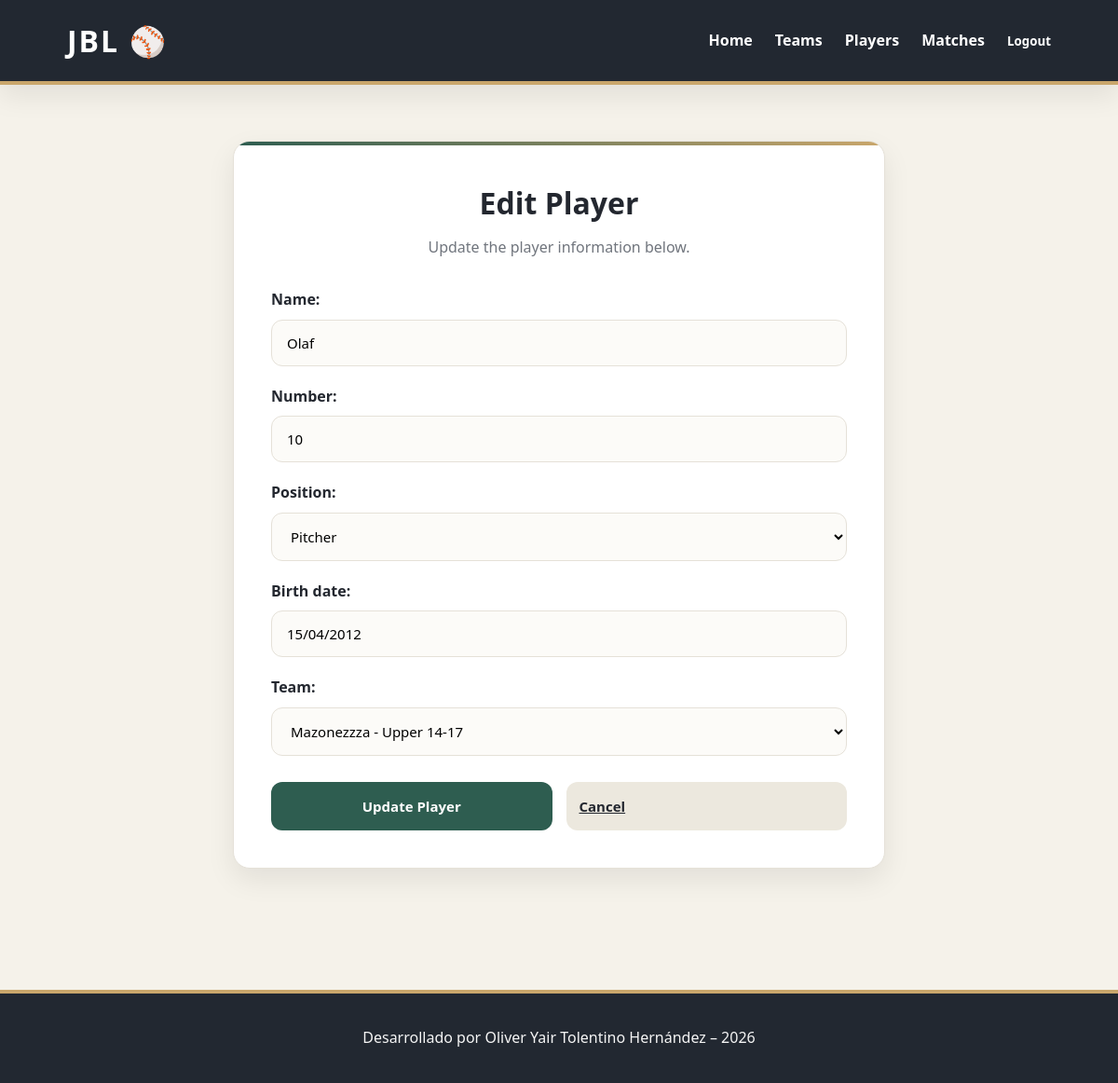
The page /league/players/edit/5/ (signed in) on the database its author committed.
### apps/league/models.py (models this page shows, shortened)
class Player(models.Model):
    POSITION_CHOICES = [
        ("PITCHER", "Pitcher"),
        ("CATCHER", "Catcher"),
        ("FIRST BASE", "First Base"),
        ("SECOND BASE", "Second Base"),
        ("THIRD BASE", "Third Base"),
        ("SHORTSTOP", "Shortstop"),
        ("LEFT FIELD", "Left Field"),
        ("CENTER FIELD", "Center Field"),
        ("RIGHT FIELD", "Right Field"),
    ]
    name = models.CharField(
        max_length=100
    )
    number = models.IntegerField()
    position = models.CharField(
        max_length=50,
        choices=POSITION_CHOICES
    )
    birth_date = models.DateField()
    team = models.ForeignKey(
        Team,
        on_delete=models.CASCADE
    )
    class Meta:
        unique_together = ("team", "number")

### apps/league/views.py (the view)
# urls.py: path("players/edit/<int:pk>/", views.PlayerUpdateView.as_view(), name="player_update"),
class PlayerUpdateView(LoginRequiredMixin, UpdateView):
    model = Player
    fields = ["name", "number", "position", "birth_date", "team"]
    template_name = "league/player_form.html"
    success_url = reverse_lazy("player_list")
    def dispatch(self, request, *args, **kwargs):
        player = self.get_object()
        if request.user.is_superuser:
            return super().dispatch(request, *args, **kwargs)
        if request.user.is_staff and player.team.owner == request.user:
            return super().dispatch(request, *args, **kwargs)
        raise PermissionDenied
    def get_form(self):
        form = super().get_form()
        if not self.request.user.is_superuser:
            form.fields["team"].queryset = Team.objects.filter(owner=self.request.user)
        return form

### apps/league/models.py (called while the page is built)
    def __str__(self):
        return f"{self.name} - {self.get_category_display()}"

### apps/league/templates/league/player_form.html (shortened to what this page needs)
{% extends "league/base.html" %}
{% block content %}
<section class="container form-section">
    <div class="form-card">
        <h2>
            {% if object %}
                Edit Player
            {% else %}
                Register New Player
            {% endif %}
        </h2>
        <p class="form-subtitle">
            {% if object %}
                Update the player information below.
            {% else %}
                Complete the player information below.
            {% endif %}
        </p>
        <form method="post" class="main-form">
            {% for field in form %}
                <p>
                    {{ field.label_tag }}
                    {{ field }}
                </p>
            {% endfor %}
            <div class="form-actions">
                <button type="submit" class="btn">
                    {% if object %}Update Player{% else %}Save Player{% endif %}
                </button>
                <a href="{% url 'player_list' %}" class="btn-secondary">Cancel</a>
            </div>
        </form>
    </div>
</section>
{% endblock %}

### apps/league/static/league/css/style.css (style rules this page uses)
:root { --bg:#f5f2ea; --card:#ffffff; --primary:#2E5D50; --primary-dark:#21453B; --accent:#C9A66B; --danger:#9E4242; --text:#23272F; --gray:#70757D; --border:#E5E1D8; --shadow:0 12px 30px rgba(0,0,0,.08); --radius:18px; --speed:.3s; }
* { margin:0; padding:0; box-sizing:border-box; font-family:"Segoe UI",sans-serif; }
body { background:var(--bg); color:var(--text); line-height:1.6; }
.container, .cards, .dashboard-section, .public-intro, .messages-wrapper, .welcome-user { width:min(88%,1200px); margin:auto; }
.form-section, .delete-section { display:flex; justify-content:center; align-items:center; padding:60px 20px; }
.form-card { width:100%; max-width:700px; padding:40px; background:var(--card); border-radius:var(--radius); border:1px solid var(--border); box-shadow:var(--shadow); }
.form-card h2 { text-align:center; margin-bottom:10px; font-size:2rem; }
.form-subtitle { text-align:center; color:var(--gray); margin-bottom:30px; }
.main-form p { margin-bottom:20px; }
.main-form label { display:block; margin-bottom:8px; font-weight:700; color:var(--text); }
.main-form input, .main-form select, .main-form textarea { width:100%; padding:14px 16px; border:1px solid var(--border); border-radius:12px; background:#fcfbf8; transition:var(--speed); font-size:15px; }
.form-actions { display:flex; gap:15px; flex-wrap:wrap; margin-top:28px; }
.btn, .btn-secondary, .btn-delete { flex:1; min-width:170px; border:none; border-radius:12px; padding:14px; font-size:15px; font-weight:700; cursor:pointer; transition:var(--speed); }
.btn { background:var(--primary); color:#fff; }
.btn-secondary { background:#ece8de; color:var(--text); }
.card, .stat-card, .table-wrapper, .form-card, .public-intro, .welcome-user { position:relative; overflow:hidden; }
.card::before, .stat-card::before, .form-card::before { content:""; position:absolute; top:0; left:0; width:100%; height:4px; background:linear-gradient(90deg,var(--primary),var(--accent)); }
.btn, .btn-add, .btn-secondary, .btn-delete { transition: background .3s, transform .25s, box-shadow .25s; }
.card, .stat-card, .btn, .btn-add, .table-wrapper, .form-card { animation:fadeUp .45s ease; }

### rows shown on the page
Player: form "Olaf" "10" "Pitcher" "15/04/2012" "Mazonezzza - Upper 14-17"

### other values the page prints
{{ field.label_tag }} "Name:" "Number:" "Position:" "Birth date:" "Team:"
